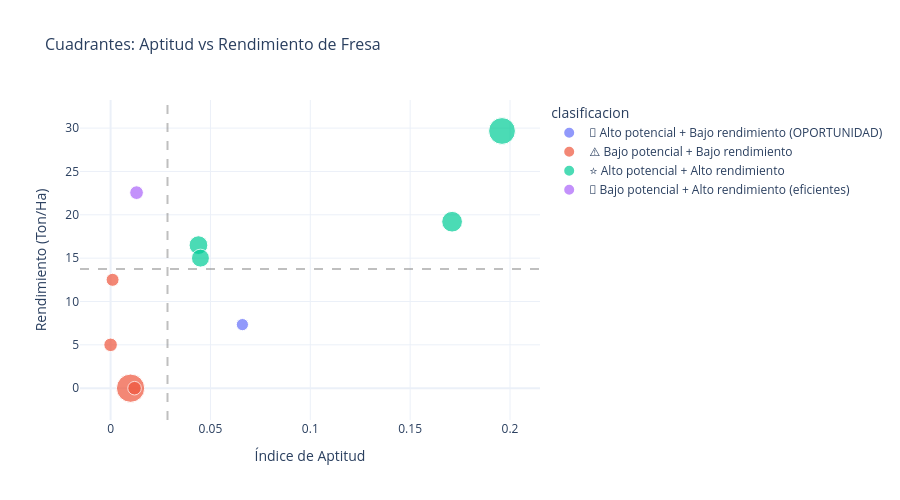

Notebook code for this chart:
### Markdown cell above
---
## 7️⃣ Municipios con potencial de mejora

### Code cell
# Identificar municipios con alta aptitud pero bajo aprovechamiento actual
# (alta aptitud = mucha área apta, bajo rendimiento = oportunidad de mejora)

try:
    if len(merged) > 0:
        # Clasificar municipios
        apt_median = merged['indice_aptitud_fresa'].median()
        rend_median = merged['rendimiento_promedio'].median()
        
        merged['clasificacion'] = 'Sin clasificar'
        merged.loc[(merged['indice_aptitud_fresa'] >= apt_median) & 
                   (merged['rendimiento_promedio'] >= rend_median), 'clasificacion'] = '⭐ Alto potencial + Alto rendimiento'
        merged.loc[(merged['indice_aptitud_fresa'] >= apt_median) & 
                   (merged['rendimiento_promedio'] < rend_median), 'clasificacion'] = '🎯 Alto potencial + Bajo rendimiento (OPORTUNIDAD)'
        merged.loc[(merged['indice_aptitud_fresa'] < apt_median) & 
                   (merged['rendimiento_promedio'] >= rend_median), 'clasificacion'] = '💪 Bajo potencial + Alto rendimiento (eficientes)'
        merged.loc[(merged['indice_aptitud_fresa'] < apt_median) & 
                   (merged['rendimiento_promedio'] < rend_median), 'clasificacion'] = '⚠️ Bajo potencial + Bajo rendimiento'
        
        # Mostrar clasificación
        print('📋 Clasificación de municipios para fresa:\n')
        for clasif in merged['clasificacion'].unique():
            munis = merged[merged['clasificacion'] == clasif]['municipio'].tolist()
            print(f'  {clasif}:')
            for m in munis:
                row = merged[merged['municipio'] == m].iloc[0]
                print(f'    - {m} (aptitud: {row["indice_aptitud_fresa"]:.3f}, rendimiento: {row["rendimiento_promedio"]:.2f} T/Ha)')
            print()
        
        # Gráfico de cuadrantes
        fig = px.scatter(merged, x='indice_aptitud_fresa', y='rendimiento_promedio',
                        color='clasificacion', hover_name='municipio',
                        size='area_total_ha',
                        title='Cuadrantes: Aptitud vs Rendimiento de Fresa',
                        labels={'indice_aptitud_fresa': 'Índice de Aptitud',
                                'rendimiento_promedio': 'Rendimiento (Ton/Ha)'},
                        template='plotly_white')
        fig.add_hline(y=rend_median, line_dash='dash', line_color='gray', opacity=0.5)
        fig.add_vline(x=apt_median, line_dash='dash', line_color='gray', opacity=0.5)
        fig.update_layout(font=dict(size=12), title_font_size=16, height=500)
        fig.show()
except:
    print('⚠️ Requiere datos de EVA para esta sección')

### Figure 1 — Plotly figure (JSON) as saved in the notebook; plotly's stock layout.template omitted (floating-point values rounded to 4 significant figures)
{"data": [{"hovertemplate": "<b>%{hovertext}</b><br><br>clasificacion=🎯 Alto potencial + Bajo rendimiento (OPORTUNIDAD)<br>Índice de Aptitud=%{x}<br>Rendimiento (Ton/Ha)=%{y}<br>area_total_ha=%{marker.size}<extra></extra>", "hovertext": ["El Águila"], "legendgroup": "🎯 Alto potencial + Bajo rendimiento (OPORTUNIDAD)", "marker": {"color": "#636efa", "size": [18700.0], "sizemode": "area", "sizeref": 251.1, "symbol": "circle"}, "mode": "markers", "name": "🎯 Alto potencial + Bajo rendimiento (OPORTUNIDAD)", "orientation": "v", "showlegend": true, "type": "scatter", "x": [0.066], "xaxis": "x", "y": [7.333], "yaxis": "y"}, {"hovertemplate": "<b>%{hovertext}</b><br><br>clasificacion=⚠️ Bajo potencial + Bajo rendimiento<br>Índice de Aptitud=%{x}<br>Rendimiento (Ton/Ha)=%{y}<br>area_total_ha=%{marker.size}<extra></extra>", "hovertext": ["El Cairo", "Palmira", "Versalles", "Yumbo"], "legendgroup": "⚠️ Bajo potencial + Bajo rendimiento", "marker": {"color": "#EF553B", "size": [21230.0, 100400.0, 23120.0, 23190.0], "sizemode": "area", "sizeref": 251.1, "symbol": "circle"}, "mode": "markers", "name": "⚠️ Bajo potencial + Bajo rendimiento", "orientation": "v", "showlegend": true, "type": "scatter", "x": [0.001, 0.01, 0.0, 0.012], "xaxis": "x", "y": [12.5, 0.0, 5.0, 0.0], "yaxis": "y"}, {"hovertemplate": "<b>%{hovertext}</b><br><br>clasificacion=⭐ Alto potencial + Alto rendimiento<br>Índice de Aptitud=%{x}<br>Rendimiento (Ton/Ha)=%{y}<br>area_total_ha=%{marker.size}<extra></extra>", "hovertext": ["El Cerrito", "Florida", "Sevilla", "Tuluá"], "legendgroup": "⭐ Alto potencial + Alto rendimiento", "marker": {"color": "#00cc96", "size": [44190.0, 40390.0, 53940.0, 90280.0], "sizemode": "area", "sizeref": 251.1, "symbol": "circle"}, "mode": "markers", "name": "⭐ Alto potencial + Alto rendimiento", "orientation": "v", "showlegend": true, "type": "scatter", "x": [0.044, 0.045, 0.171, 0.196], "xaxis": "x", "y": [16.5, 15.0, 19.2, 29.67], "yaxis": "y"}, {"hovertemplate": "<b>%{hovertext}</b><br><br>clasificacion=💪 Bajo potencial + Alto rendimiento (eficientes)<br>Índice de Aptitud=%{x}<br>Rendimiento (Ton/Ha)=%{y}<br>area_total_ha=%{marker.size}<extra></extra>", "hovertext": ["Roldanillo"], "legendgroup": "💪 Bajo potencial + Alto rendimiento (eficientes)", "marker": {"color": "#ab63fa", "size": [23520.0], "sizemode": "area", "sizeref": 251.1, "symbol": "circle"}, "mode": "markers", "name": "💪 Bajo potencial + Alto rendimiento (eficientes)", "orientation": "v", "showlegend": true, "type": "scatter", "x": [0.013], "xaxis": "x", "y": [22.55], "yaxis": "y"}], "layout": {"font": {"size": 12}, "height": 500, "legend": {"itemsizing": "constant", "title": {"text": "clasificacion"}, "tracegroupgap": 0}, "shapes": [{"line": {"color": "gray", "dash": "dash"}, "opacity": 0.5, "type": "line", "x0": 0, "x1": 1, "xref": "x domain", "y0": 13.75, "y1": 13.75, "yref": "y"}, {"line": {"color": "gray", "dash": "dash"}, "opacity": 0.5, "type": "line", "x0": 0.0285, "x1": 0.0285, "xref": "x", "y0": 0, "y1": 1, "yref": "y domain"}], "title": {"font": {"size": 16}, "text": "Cuadrantes: Aptitud vs Rendimiento de Fresa"}, "xaxis": {"anchor": "y", "domain": [0, 1], "title": {"text": "Índice de Aptitud"}}, "yaxis": {"anchor": "x", "domain": [0, 1], "title": {"text": "Rendimiento (Ton/Ha)"}}}}
